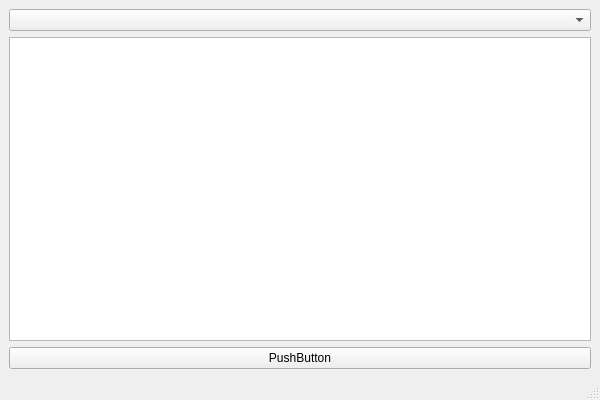
<?xml version="1.0" encoding="UTF-8"?>
<ui version="4.0">
 <class>MainWindow</class>
 <widget class="QMainWindow" name="MainWindow">
  <property name="geometry">
   <rect>
    <x>0</x>
    <y>0</y>
    <width>600</width>
    <height>400</height>
   </rect>
  </property>
  <property name="windowTitle">
   <string>MainWindow</string>
  </property>
  <widget class="QWidget" name="centralwidget">
   <layout class="QVBoxLayout" name="verticalLayout_2">
    <item>
     <layout class="QVBoxLayout" name="verticalLayout">
      <item>
       <widget class="QComboBox" name="comboBox"/>
      </item>
      <item>
       <widget class="QListWidget" name="listWidget"/>
      </item>
      <item>
       <widget class="QPushButton" name="pushButton">
        <property name="text">
         <string>PushButton</string>
        </property>
       </widget>
      </item>
     </layout>
    </item>
   </layout>
  </widget>
  <widget class="QMenuBar" name="menubar">
   <property name="geometry">
    <rect>
     <x>0</x>
     <y>0</y>
     <width>600</width>
     <height>22</height>
    </rect>
   </property>
  </widget>
  <widget class="QStatusBar" name="statusbar"/>
 </widget>
 <resources/>
 <connections/>
</ui>
